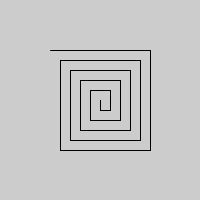
Frame 1 (no input)
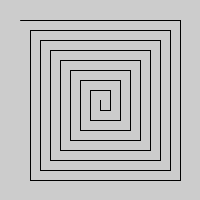
Frame 2 (the mouse pressed at the canvas centre, redrawn once)

The Processing sketch that drew these frames (run headless with seeded random() and noise(); the mouse was pressed at the canvas centre and the sketch redrawn once):

// Processing sketch: sketch_05_12_DJ2204_Denis_Cuciuc
// ── sketch_05_12_DJ2204_Denis_Cuciuc.pde
/* Square spiral */

int posX, posY;
int initialLineWidth = 10;
int lineCounter = 2;

void settings() {
  size (200,200);
}

void setup(){
  noLoop();
  posX = width / 2;
  posY = height / 2;
}

void draw(){
  drawSquareSpiral();
}

void drawSquareSpiral() {
  for (int i = 0; i <= 2; i++) {
    line(posX, posY, posX, posY + initialLineWidth);
    line(posX, posY + initialLineWidth, posX + initialLineWidth, posY + initialLineWidth);
    line(posX + initialLineWidth, posY + initialLineWidth, posX + initialLineWidth, posY - initialLineWidth);
    line(posX + initialLineWidth, posY - initialLineWidth, posX - initialLineWidth, posY - initialLineWidth);
    line(posX - initialLineWidth, posY - initialLineWidth, posX - initialLineWidth, posY + initialLineWidth * 2);
    line(posX - initialLineWidth, posY + initialLineWidth * lineCounter, posX + initialLineWidth * lineCounter, posY + initialLineWidth * lineCounter);
    line(posX + initialLineWidth * lineCounter, posY + initialLineWidth * lineCounter, posX + initialLineWidth * lineCounter, posY - initialLineWidth * lineCounter);
    line(posX + initialLineWidth * lineCounter, posY - initialLineWidth * lineCounter, posX - initialLineWidth * lineCounter, posY - initialLineWidth * lineCounter);
    line(posX - initialLineWidth * lineCounter, posY - initialLineWidth * lineCounter, posX - initialLineWidth * lineCounter, posY + initialLineWidth * lineCounter + initialLineWidth);
    line(posX - initialLineWidth * lineCounter, posY + initialLineWidth * lineCounter + initialLineWidth, posX + initialLineWidth * lineCounter, posY + initialLineWidth * lineCounter + initialLineWidth);
    lineCounter++;
  }

  line(posX + initialLineWidth * lineCounter, posY + initialLineWidth * lineCounter, posX + initialLineWidth * lineCounter - initialLineWidth, posY + initialLineWidth * lineCounter);
  line(posX + initialLineWidth * lineCounter, posY + initialLineWidth * lineCounter, posX + initialLineWidth * lineCounter, posY - initialLineWidth * lineCounter);
  line(posX + initialLineWidth * lineCounter, posY - initialLineWidth * lineCounter, posX - initialLineWidth * lineCounter, posY - initialLineWidth * lineCounter);
}
